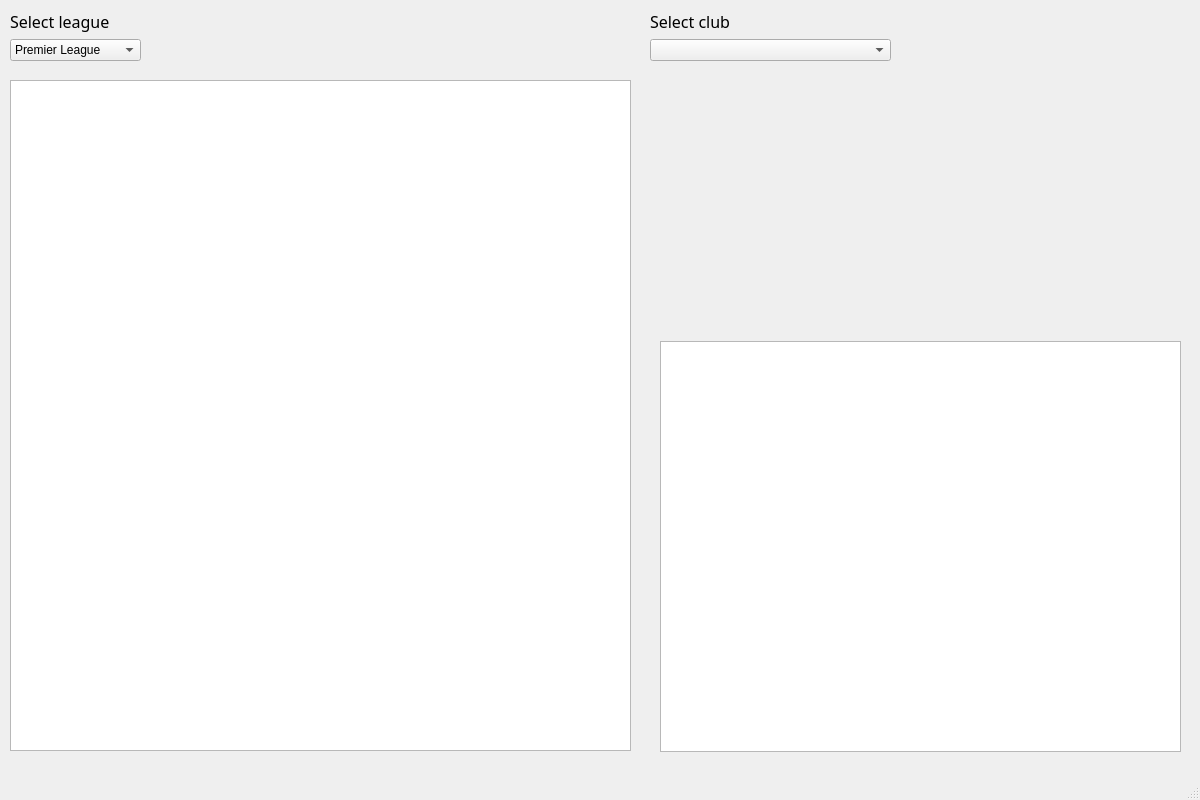
<?xml version="1.0" encoding="UTF-8"?>
<ui version="4.0">
 <class>MainWindow</class>
 <widget class="QMainWindow" name="MainWindow">
  <property name="geometry">
   <rect>
    <x>0</x>
    <y>0</y>
    <width>1200</width>
    <height>800</height>
   </rect>
  </property>
  <property name="windowTitle">
   <string>MainWindow</string>
  </property>
  <widget class="QWidget" name="centralwidget">
   <widget class="QWidget" name="layoutWidget">
    <property name="geometry">
     <rect>
      <x>650</x>
      <y>10</y>
      <width>241</width>
      <height>51</height>
     </rect>
    </property>
    <layout class="QVBoxLayout" name="verticalLayout_2">
     <item>
      <widget class="QLabel" name="label_2">
       <property name="font">
        <font>
         <family>Calibri Light</family>
         <pointsize>12</pointsize>
        </font>
       </property>
       <property name="text">
        <string>Select club</string>
       </property>
      </widget>
     </item>
     <item>
      <widget class="QComboBox" name="ComboClub"/>
     </item>
    </layout>
   </widget>
   <widget class="QTableView" name="LeagueTable">
    <property name="geometry">
     <rect>
      <x>10</x>
      <y>80</y>
      <width>621</width>
      <height>671</height>
     </rect>
    </property>
   </widget>
   <widget class="QTableView" name="ClubTable">
    <property name="geometry">
     <rect>
      <x>660</x>
      <y>341</y>
      <width>521</width>
      <height>411</height>
     </rect>
    </property>
   </widget>
   <widget class="QLabel" name="ClubLabel">
    <property name="geometry">
     <rect>
      <x>660</x>
      <y>80</y>
      <width>521</width>
      <height>241</height>
     </rect>
    </property>
    <property name="text">
     <string/>
    </property>
   </widget>
   <widget class="QWidget" name="">
    <property name="geometry">
     <rect>
      <x>10</x>
      <y>10</y>
      <width>131</width>
      <height>51</height>
     </rect>
    </property>
    <layout class="QVBoxLayout" name="verticalLayout">
     <item>
      <widget class="QLabel" name="label">
       <property name="font">
        <font>
         <family>Calibri Light</family>
         <pointsize>12</pointsize>
        </font>
       </property>
       <property name="text">
        <string>Select league</string>
       </property>
      </widget>
     </item>
     <item>
      <widget class="QComboBox" name="ComboLeague">
       <item>
        <property name="text">
         <string>Premier League</string>
        </property>
       </item>
       <item>
        <property name="text">
         <string>Serie A</string>
        </property>
       </item>
       <item>
        <property name="text">
         <string>Bundesliga</string>
        </property>
       </item>
       <item>
        <property name="text">
         <string>La Liga</string>
        </property>
       </item>
       <item>
        <property name="text">
         <string>Ligue 1</string>
        </property>
       </item>
      </widget>
     </item>
    </layout>
   </widget>
  </widget>
  <widget class="QMenuBar" name="menubar">
   <property name="geometry">
    <rect>
     <x>0</x>
     <y>0</y>
     <width>1200</width>
     <height>21</height>
    </rect>
   </property>
  </widget>
  <widget class="QStatusBar" name="statusbar"/>
 </widget>
 <resources/>
 <connections/>
</ui>
